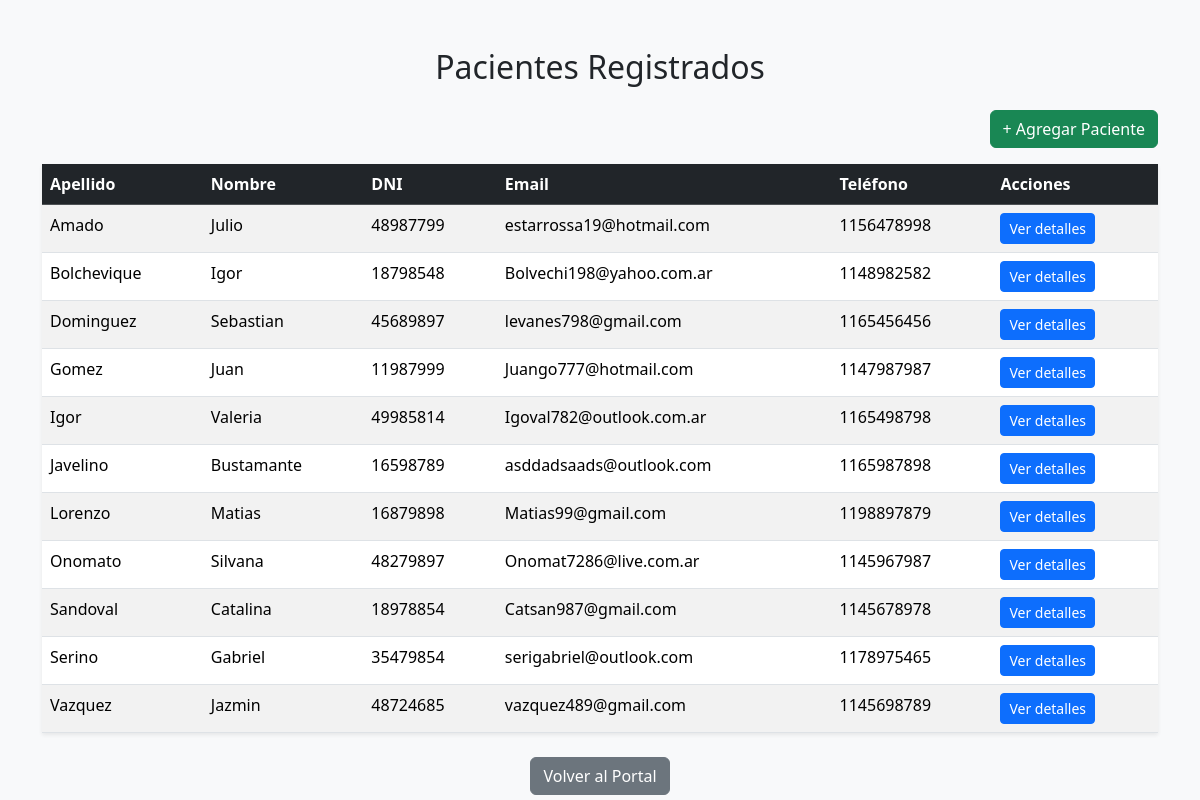
/pacientes/lista_pacientes/ (signed in), run on an earlier commit of the app's database.
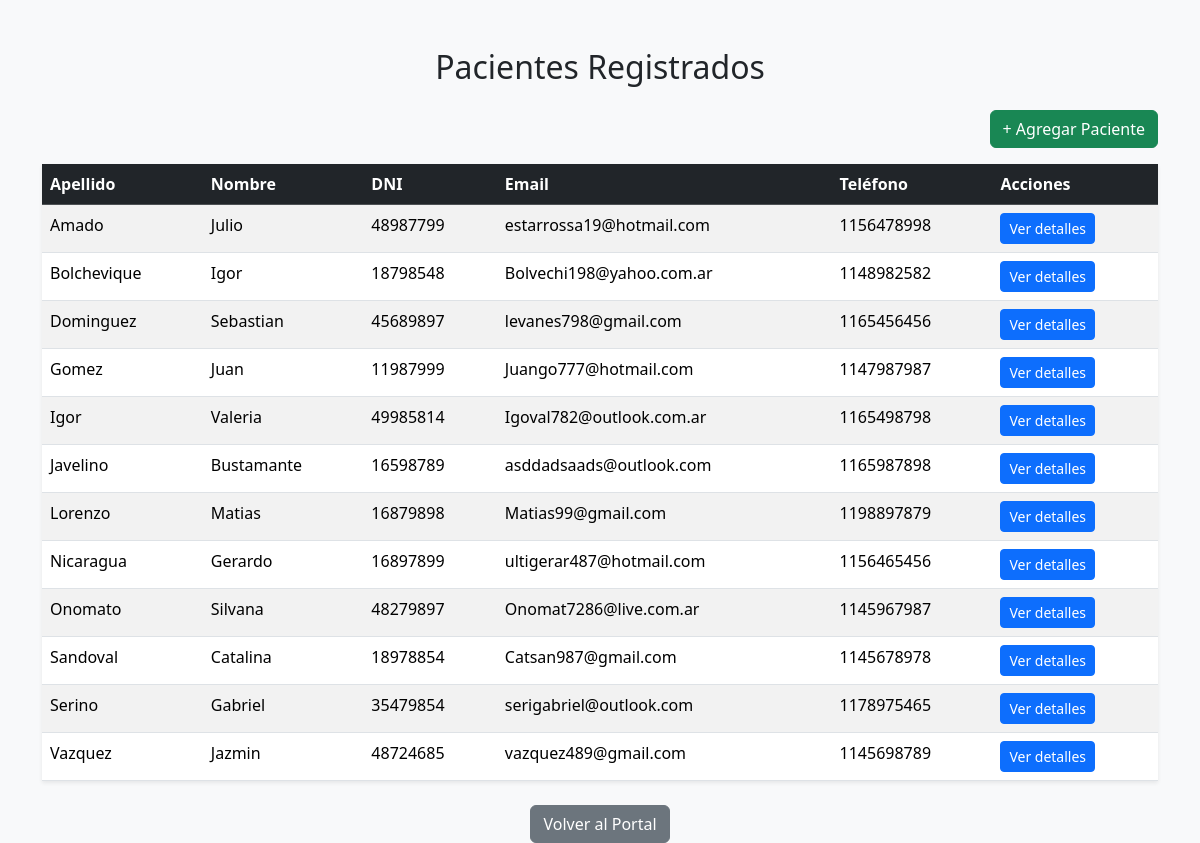
And on a later commit of the database.
### pacientes/models.py (models this page shows, shortened)
class Paciente(models.Model):
    perfil_usuario = models.ForeignKey(
        'usuarios.PerfilUsuario',
        on_delete=models.CASCADE,
        related_name="pacientes_asociados"
    )
    nombre = models.CharField(max_length=100)
    apellido = models.CharField(max_length=100)
    dni = models.CharField(max_length=20)
    email = models.EmailField()
    telefono = models.CharField(max_length=30)
    fecha_nacimiento = models.DateField(null=True, blank=True)
    obra_social = models.CharField(max_length=100, null=True, blank=True)

### pacientes/views.py (the view)
# urls.py: path("lista_pacientes/", views.lista_pacientes, name="lista_pacientes"),
@login_required
def lista_pacientes(request):
    pacientes = Paciente.objects.all().order_by("apellido", "nombre")
    return render(request, "pacientes/lista_pacientes.html", {
        "pacientes": pacientes
    })

### pacientes/context_processors.py (called while the page is built)
def paciente_context(request):
    paciente = None
    paciente_id = None
    try:
        perfil = request.user.perfil
        if perfil and hasattr(perfil, "pacientes"):
            paciente_id = request.session.get("paciente_id")
            if paciente_id:
                paciente = perfil.pacientes.filter(id=paciente_id).first()
    except:
        pass
    return {
        "paciente": paciente,
        "paciente_id": paciente_id,
    }

### pacientes/templates/pacientes/lista_pacientes.html (shortened to what this page needs)
{% load static %}
<!DOCTYPE html>
<html>
<head>
    <link href="https://cdn.jsdelivr.net/npm/bootstrap@5.3.3/dist/css/bootstrap.min.css" rel="stylesheet">
</head>
<body class="bg-light">
<div class="container mt-5">
    <h2 class="text-center mb-4">Pacientes Registrados</h2>
    <div class="text-end mb-3">
        <a href="{% url 'pacientes:crear_paciente' %}" class="btn btn-success">
            + Agregar Paciente
        </a>
    </div>
    {% if pacientes %}
        <table class="table table-striped table-hover shadow-sm">
            <thead class="table-dark">
                <tr>
                    <th>Apellido</th>
                    <th>Nombre</th>
                    <th>DNI</th>
                    <th>Email</th>
                    <th>Teléfono</th>
                    <th>Acciones</th>
                </tr>
            </thead>
            <tbody>
                {% for paciente in pacientes %}
                <tr>
                    <td>{{ paciente.apellido }}</td>
                    <td>{{ paciente.nombre }}</td>
                    <td>{{ paciente.dni }}</td>
                    <td>{{ paciente.email }}</td>
                    <td>{{ paciente.telefono }}</td>
                    <td>
                        <a href="{% url 'pacientes:paciente_detalle' paciente.id %}" class="btn btn-sm btn-primary">
                            Ver detalles
                        </a>
                    </td>
                </tr>
                {% endfor %}
            </tbody>
        </table>
    {% else %}
        <div class="alert alert-info text-center">
            No hay pacientes registrados.
        </div>
    {% endif %}
    <div class="text-center mt-4">
        <a href="{% url 'usuarios:perfil' %}" class="btn btn-secondary">
            Volver al Portal
        </a>
    </div>
</div>
</body>
</html>

What changed in the data, as far as the page shows it:
added Paciente: apellido "Nicaragua", nombre "Gerardo", dni "16897899", email "ultigerar487@hotmail.com", telefono "1156465456"
